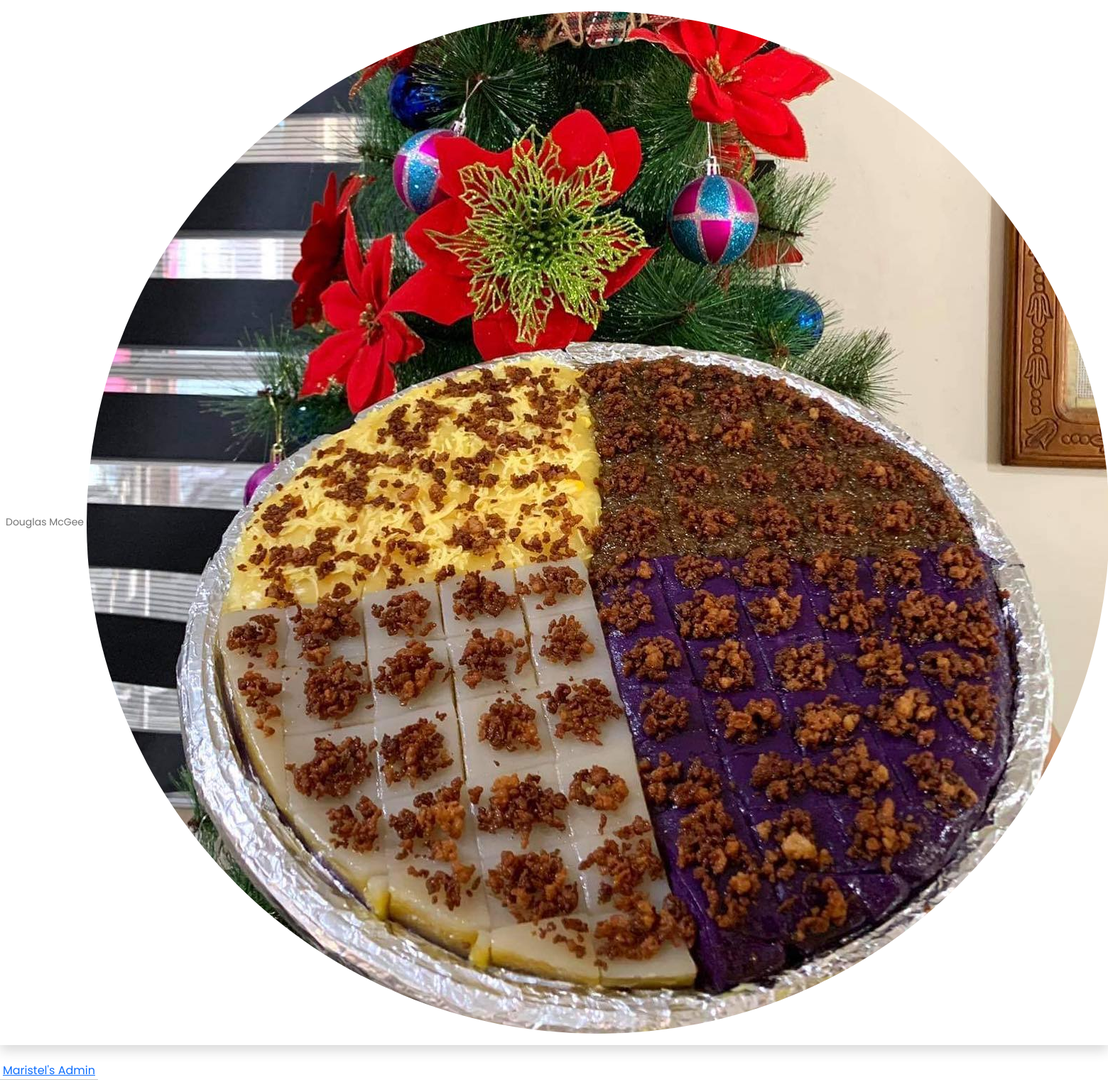
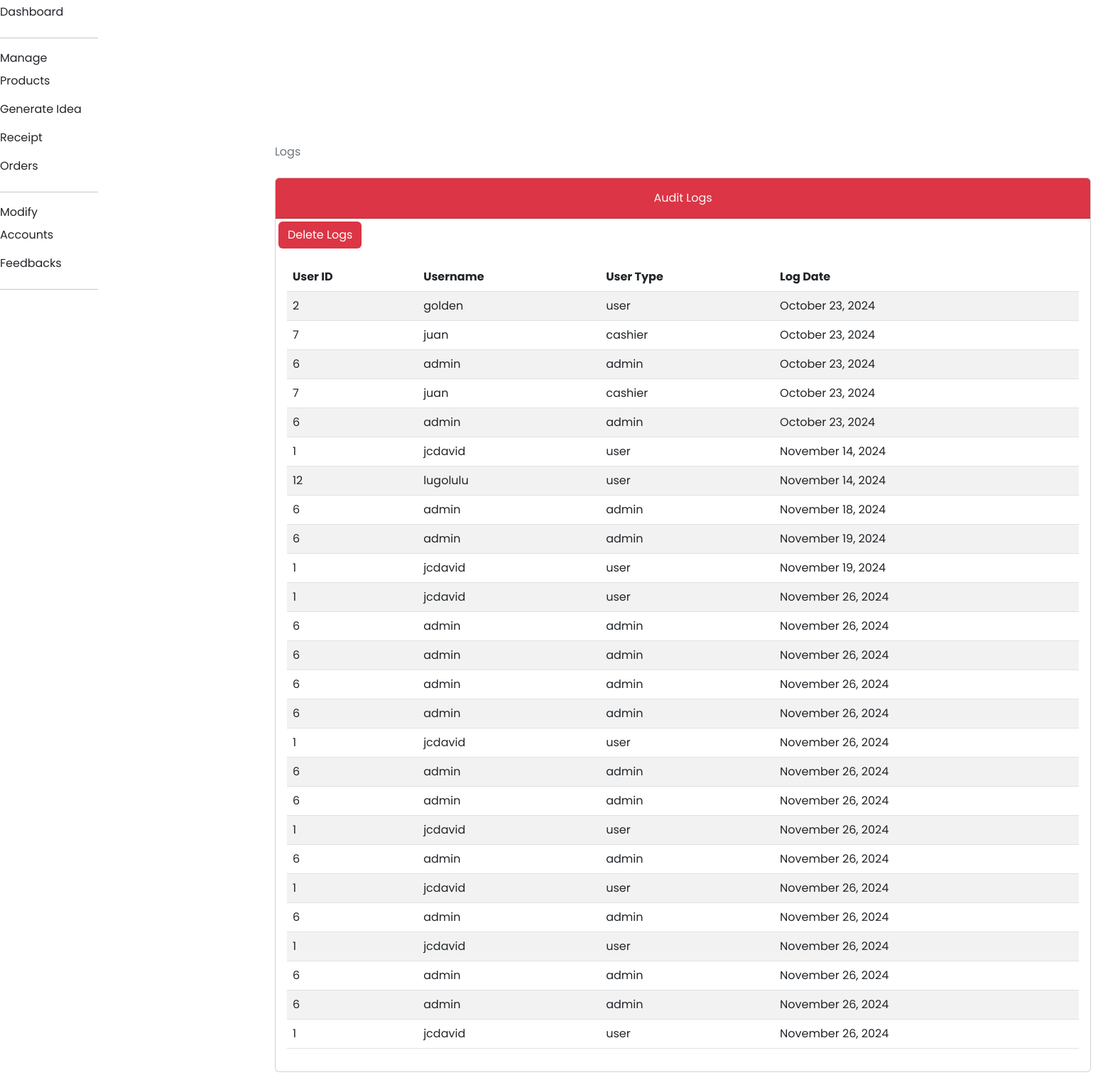
The app's page /admin/auditlogs.php (signed in) with its own data (2 pictures, top to bottom).
### tables this page shows
CREATE TABLE `tbl_audit_log` (
  `log_user_id` int(11) DEFAULT NULL,
  `log_username` varchar(50) DEFAULT NULL,
  `log_user_type` varchar(50) DEFAULT NULL,
  `log_date` timestamp NULL DEFAULT current_timestamp()
);

CREATE TABLE `tbl_role` (
  `role_id` int(11) NOT NULL,
  `role_name` varchar(50) NOT NULL
);

### admin/auditlogs.php (the view, shortened to what this page needs)
<!DOCTYPE html>
<html lang="en">
  <head>
    <link href="../plugins/dataTables.bootstrap5.min.css" rel="stylesheet" />
    <link href="../plugins/responsive.bootstrap5.min.css" rel="stylesheet" />
    <link href="../styles/bootstrap5-min.css" rel="stylesheet" />
    <link href="../styles/card-general.css" rel="stylesheet" />
  </head>
  <body class="sb-nav-fixed">
    <?php require_once("./navbar.php"); ?>
    <div id="layoutSidenav">
      <?php require_once("./sidebar.php"); ?>
      <div id="layoutSidenav_content">
        <main>
          <div class="container-fluid px-4">
            <div class="img-con d-flex align-items-center justify-content-center" style="height: 150px;">
               </div>
            <ol class="breadcrumb mb-4">
              <li class="breadcrumb-item active">Logs</li>
            </ol>
              <div class="card mb-5">
                    <div class="card-header bg-danger pt-3">
                        <div class="text-center">
                            <p class="card-title text-light">Audit Logs
                        </div>
                    </div>
                    <button style="display: flex; width:max-content; margin: 4px;
                    color:white;" class="btn bg-danger" id="delete-logs">
                      Delete Logs</button>
                    <div class="card-body">
                      <table id="userAuditLogs" class="table table-striped nowrap" style="width:100%">
                        <thead>
                          <tr>
                            <th>User ID</th>
                            <th>Username</th>
                            <th>User Type</th>
                            <th>Log Date</th>
                          </tr>
                        </thead>
                        <tbody>
                          <?php
                            $query = "SELECT tl.*, tr.role_name FROM tbl_audit_log tl
                            INNER JOIN tbl_role tr ON tr.role_id = tl.log_user_type;";
                            $stmt = $conn->prepare($query);
                            $stmt->execute();
                            $result = $stmt->get_result();
                              while ($data = $result->fetch_assoc()) {
                                $dateObject = new DateTime($data["log_date"]);
                          ?>
                          <tr>
                            <td><?php echo $data['log_user_id'];?></td>
                            <td><?php echo $data['log_username'];?></td>
                            <td><?php echo $data['role_name'];?></td>
                            <td><?php echo $dateObject->format('F j, Y'); ?></td>
                          </tr>
                          <?php
                            }
                          ?>
                        </tbody>
                      </table>
                    </div>
                  </div>
            </div>
      </main>
    </div>
  </div>
    <link rel="stylesheet" href="../styles/dataTables.min.css">
  </body>
</html>

### styles/card-general.css (style rules this page uses)
* { margin: 0; padding: 0; box-sizing: border-box; font-family: "Poppins", sans-serif; }

### records on screen
tbl_audit_log: log_user "2", log_username "golden", tbl_role.role_name "user", log_date "October 23, 2024"
tbl_audit_log: log_user "7", log_username "juan", tbl_role.role_name "cashier", log_date "October 23, 2024"
tbl_audit_log: log_user "6", log_username "admin", tbl_role.role_name "admin", log_date "October 23, 2024"
tbl_audit_log: log_user "7", log_username "juan", tbl_role.role_name "cashier", log_date "October 23, 2024"
tbl_audit_log: log_user "6", log_username "admin", tbl_role.role_name "admin", log_date "October 23, 2024"
tbl_audit_log: log_user "1", log_username "jcdavid", tbl_role.role_name "user", log_date "November 14, 2024"
tbl_audit_log: log_user "12", log_username "lugolulu", tbl_role.role_name "user", log_date "November 14, 2024"
tbl_audit_log: log_user "6", log_username "admin", tbl_role.role_name "admin", log_date "November 18, 2024"
tbl_audit_log: log_user "6", log_username "admin", tbl_role.role_name "admin", log_date "November 19, 2024"
tbl_audit_log: log_user "1", log_username "jcdavid", tbl_role.role_name "user", log_date "November 19, 2024"
tbl_audit_log: log_user "1", log_username "jcdavid", tbl_role.role_name "user", log_date "November 26, 2024"
tbl_audit_log: log_user "6", log_username "admin", tbl_role.role_name "admin", log_date "November 26, 2024"
tbl_audit_log: log_user "6", log_username "admin", tbl_role.role_name "admin", log_date "November 26, 2024"
tbl_audit_log: log_user "6", log_username "admin", tbl_role.role_name "admin", log_date "November 26, 2024"
tbl_audit_log: log_user "6", log_username "admin", tbl_role.role_name "admin", log_date "November 26, 2024"
tbl_audit_log: log_user "1", log_username "jcdavid", tbl_role.role_name "user", log_date "November 26, 2024"
tbl_audit_log: log_user "6", log_username "admin", tbl_role.role_name "admin", log_date "November 26, 2024"
tbl_audit_log: log_user "6", log_username "admin", tbl_role.role_name "admin", log_date "November 26, 2024"
tbl_audit_log: log_user "1", log_username "jcdavid", tbl_role.role_name "user", log_date "November 26, 2024"
tbl_audit_log: log_user "6", log_username "admin", tbl_role.role_name "admin", log_date "November 26, 2024"
tbl_audit_log: log_user "1", log_username "jcdavid", tbl_role.role_name "user", log_date "November 26, 2024"
tbl_audit_log: log_user "6", log_username "admin", tbl_role.role_name "admin", log_date "November 26, 2024"
tbl_audit_log: log_user "1", log_username "jcdavid", tbl_role.role_name "user", log_date "November 26, 2024"
tbl_audit_log: log_user "6", log_username "admin", tbl_role.role_name "admin", log_date "November 26, 2024"
tbl_audit_log: log_user "6", log_username "admin", tbl_role.role_name "admin", log_date "November 26, 2024"
tbl_audit_log: log_user "1", log_username "jcdavid", tbl_role.role_name "user", log_date "November 26, 2024"
